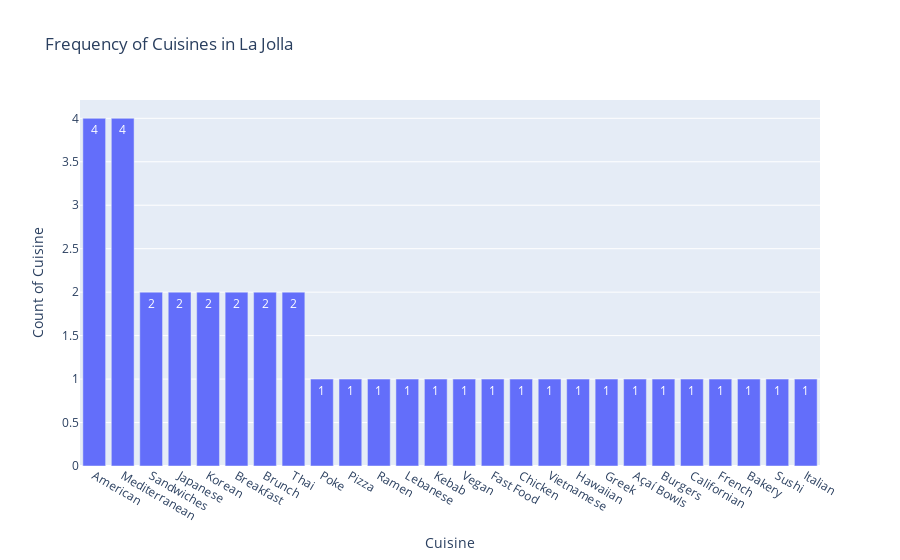

This figure's notebook cell:
### Code cell
lj_cuisines = la_jolla.explode('Cuisines')
lj_cuisines = lj_cuisines['Cuisines'].value_counts().reset_index()
lj_cuisines.columns = ['Cuisine', 'Count']



fig6 = px.bar(lj_cuisines, 
              x = 'Cuisine',
              y = 'Count',  
              title = 'Frequency of Cuisines in La Jolla', 
              labels = {'Count' : 'Count of Cuisine'},
              text_auto= True)
fig6.update_traces(textposition='inside')
fig6.update_layout(uniformtext_minsize=8) 
fig6.show()

### Figure 1 — Plotly figure (JSON) as saved in the notebook; plotly's stock layout.template omitted (floating-point values rounded to 4 significant figures)
{"data": [{"alignmentgroup": "True", "hovertemplate": "Cuisine=%{x}<br>Count of Cuisine=%{y}<extra></extra>", "legendgroup": "", "marker": {"color": "#636efa", "pattern": {"shape": ""}}, "name": "", "offsetgroup": "", "orientation": "v", "showlegend": false, "textposition": "inside", "texttemplate": "%{y}", "type": "bar", "x": ["American", "Mediterranean", "Sandwiches", "Japanese", "Korean", "Breakfast", "Brunch", "Thai", "Poke", "Pizza", "Ramen", "Lebanese", "Kebab", "Vegan", "Fast Food", "Chicken", "Vietnamese", "Hawaiian", "Greek", "Açaí Bowls", "Burgers", "Californian", "French", "Bakery", "Sushi", "Italian"], "xaxis": "x", "y": [4, 4, 2, 2, 2, 2, 2, 2, 1, 1, 1, 1, 1, 1, 1, 1, 1, 1, 1, 1, 1, 1, 1, 1, 1, 1], "yaxis": "y"}], "layout": {"barmode": "relative", "legend": {"tracegroupgap": 0}, "title": {"text": "Frequency of Cuisines in La Jolla"}, "uniformtext": {"minsize": 8}, "xaxis": {"anchor": "y", "domain": [0, 1], "title": {"text": "Cuisine"}}, "yaxis": {"anchor": "x", "domain": [0, 1], "title": {"text": "Count of Cuisine"}}}}
